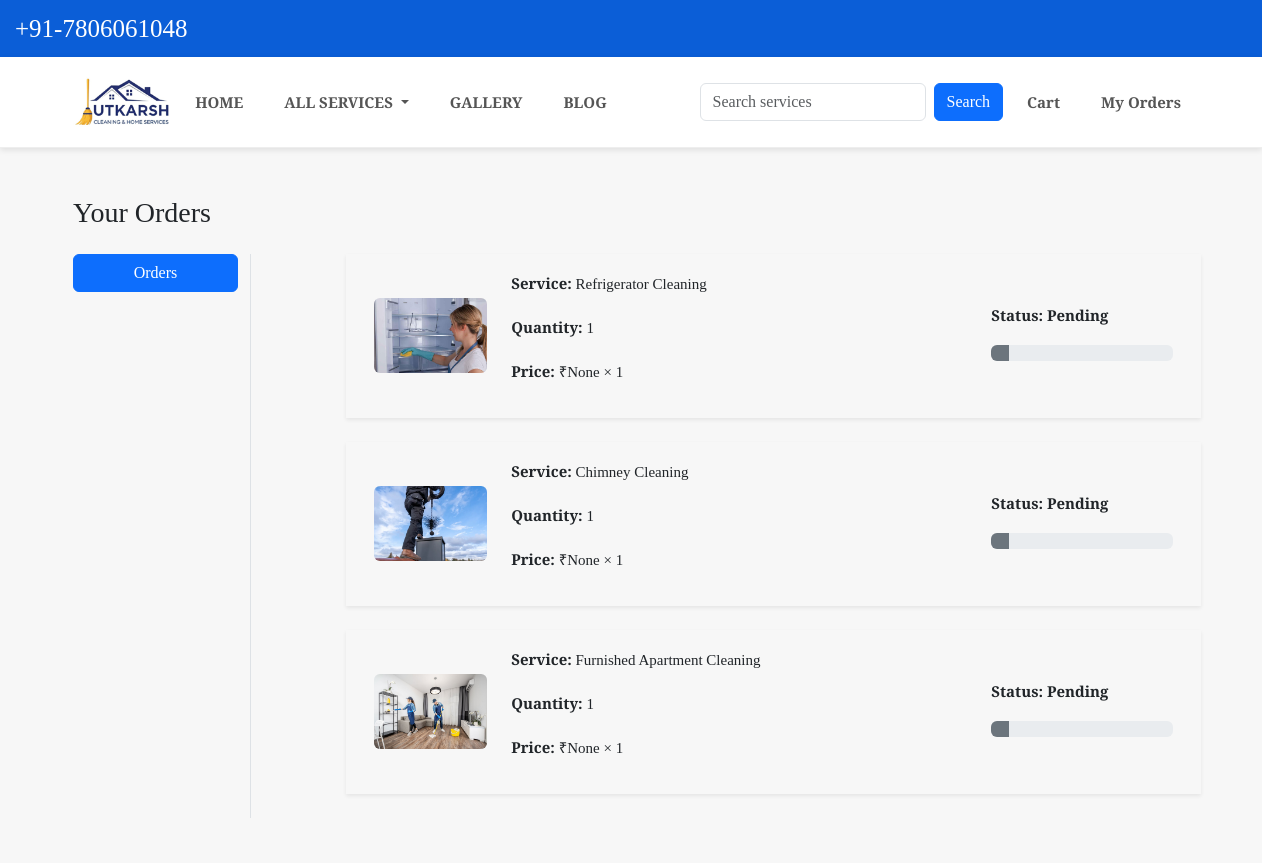
Before: /orders/ (upper part) with the older database file.
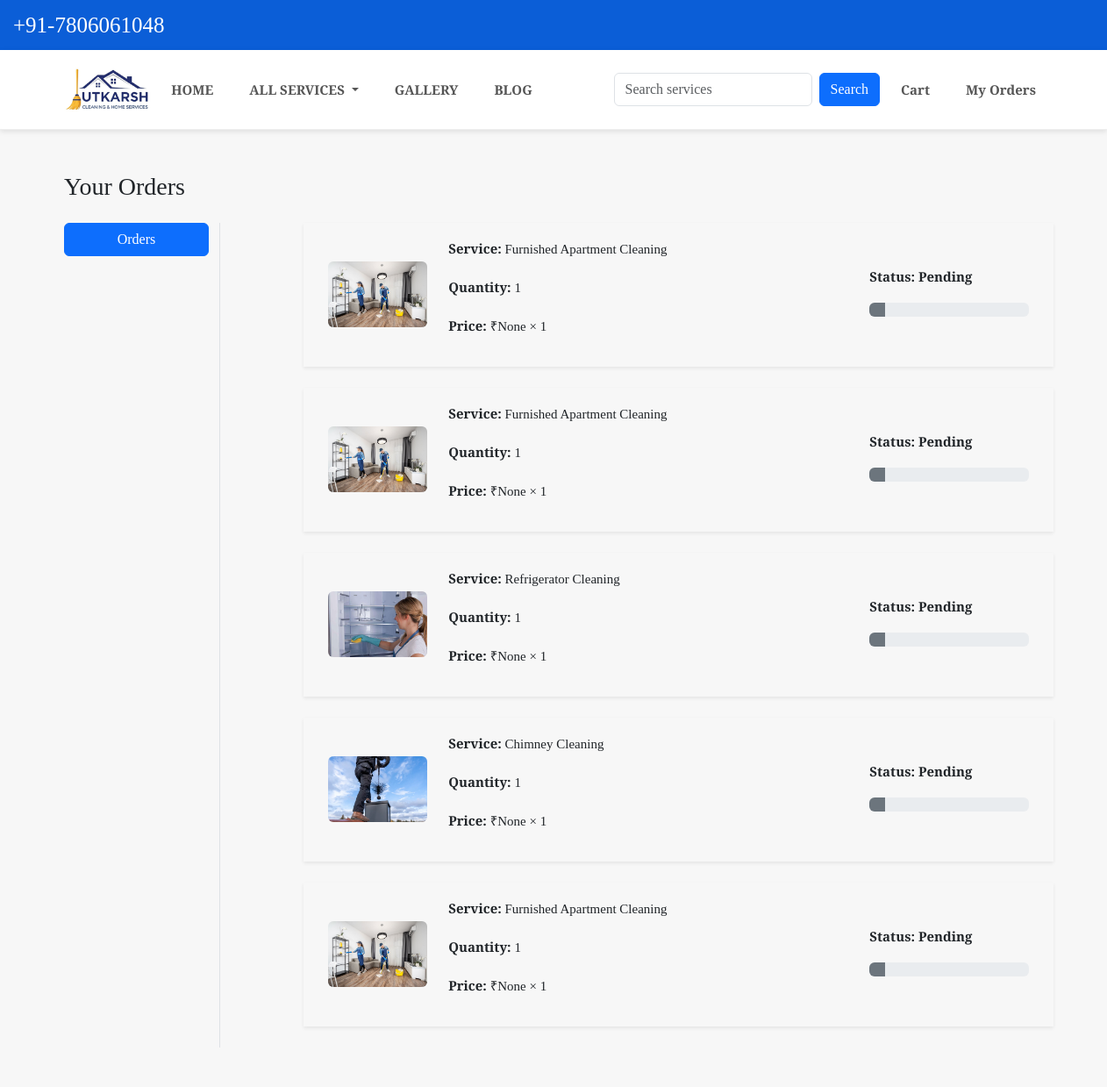
After: the same page with the newer database file.
### app/models.py (models this page shows, shortened)
class OrderPlaced(models.Model):
    STATUS_CHOICES = (
        ('pending', 'Pending'),
        ('accepted', 'Accepted'),
        ('cancelled', 'Cancelled'),
    )
    customer = models.ForeignKey(Customer, on_delete=models.CASCADE)
    product = models.ForeignKey(Product, on_delete=models.CASCADE)
    quantity = models.PositiveIntegerField(default=1)
    price = models.FloatField()
    status = models.CharField(max_length=20, choices=STATUS_CHOICES, default='pending')
    ordered_at = models.DateTimeField(auto_now_add=True)

class Product(models.Model):
    title = models.CharField(max_length=100)
    selling_price = models.FloatField(null=True, blank=True)
    discounted_price = models.FloatField(null=True, blank=True)
    description = models.TextField(blank=True)
    category = models.CharField(choices=CATEGORY_CHOICES, max_length=3)
    product_image = models.ImageField(upload_to='productimg', blank=True, null=True)
    is_service = models.BooleanField(default=False)

### app/views.py (the view)
# urls.py: path('orders/', views.orders, name='orders'),
def orders(request):
    orders = OrderPlaced.objects.filter(
        status='pending'
    ).order_by('-ordered_at')
    return render(request, 'app/orders.html', {
        'order_placed': orders
    })

### app/context_processors.py (called while the page is built)
def cart_count(request):
    count = 0
    if request.session.session_key:
        count = Cart.objects.filter(
            session_key=request.session.session_key
        ).count()
    return {'cart_count': count}

def all_services(request):
    services = Product.objects.all()   # 🔥 TEMP: filter hata do
    return {'all_services': services}

### app/templates/app/orders.html (shortened to what this page needs)
{% extends 'app/base.html' %}
{% load static %}
{% block main-content %}
<div class="container my-5">
  <div class="row">
    <h3 class="mb-4">Your Orders</h3>
    <div class="col-sm-2 border-end">
      <ul class="list-unstyled">
        <li class="d-grid mb-2">
          <a href="{% url 'orders' %}" class="btn btn-primary">Orders</a>
        </li>
      </ul>
    </div>
    <div class="col-sm-9 offset-sm-1">
      {% if order_placed %}
        {% for op in order_placed %}
        <div class="row shadow-sm mb-4 p-3 align-items-center">
          <div class="col-sm-2">
            <img src="{{ op.product.product_image.url }}"
                 class="img-fluid rounded"
                 alt="{{ op.product.title }}">
          </div>
          <div class="col-sm-7">
            <p><strong>Service:</strong> {{ op.product.title }}</p>
            <p><strong>Quantity:</strong> {{ op.quantity }}</p>
            <p>
              <strong>Price:</strong>
              ₹{{ op.product.discounted_price }} × {{ op.quantity }}
            </p>
          </div>
          <div class="col-sm-3 fw-bold">
            <p>Status: {{ op.status|title }}</p>
            {% if op.status == 'pending' %}
              <div class="progress mb-2">
                <div class="progress-bar bg-secondary"
                     role="progressbar"
                     style="width: 10%"
                     aria-valuenow="10"
                     aria-valuemin="0"
                     aria-valuemax="100">
                </div>
              </div>
            {% endif %}
          </div>
        </div>
        {% endfor %}
      {% else %}
        <p>No orders found.</p>
      {% endif %}
    </div>
  </div>
</div>
{% endblock main-content %}

### app/templates/app/base.html (shortened to what this page needs)
<!doctype html>
{% load static %}
<html lang="en">
<head>
  <link href="https://cdn.jsdelivr.net/npm/bootstrap@5.3.2/dist/css/bootstrap.min.css" rel="stylesheet">
  <link rel="stylesheet" href="{% static 'app/css/owl.carousel.min.css' %}">
  <link rel="stylesheet" href="{% static 'app/css/style.css' %}">
  <link rel="stylesheet" href="https://cdnjs.cloudflare.com/ajax/libs/font-awesome/6.5.0/css/all.min.css">
</head>
<body>
<div class="top-bar">
  <div class="top-container">
    <div class="top-phone">
      <span class="number">+91-7806061048</span>
    </div>
  </div>
</div>
<nav class="navbar navbar-expand-lg nakoda-navbar">
  <div class="container">
    <a class="navbar-brand" href="/">
      <img src="{% static 'app/images/banner/logo.jpg' %}" height="50">
    </a>
    <div class="collapse navbar-collapse" id="navbarSupportedContent">
      <ul class="navbar-nav me-auto">
        <li class="nav-item">
          <a class="nav-link" href="/">HOME</a>
        </li>
        <li class="nav-item dropdown">
          <a class="nav-link dropdown-toggle" href="#" data-bs-toggle="dropdown">
            ALL SERVICES
          </a>
        </li>
        <li class="nav-item">
          <a class="nav-link" href="{% url 'gallery' %}">GALLERY</a>
        </li>
        <li class="nav-item">
          <a class="nav-link" href="{% url 'blogs' %}">BLOG</a>
        </li>
      </ul>
      <form class="d-none d-lg-flex me-3" method="get" action="{% url 'search' %}">
        <input class="form-control me-2" type="search" name="query" placeholder="Search services" required>
        <button type="submit" class="btn btn-primary">Search</button>
      </form>
      <ul class="navbar-nav d-none d-lg-flex align-items-center">
        <li class="nav-item">
          <a class="nav-link cart-link" href="{% url 'cart' %}">
            Cart
          </a>
        </li>
        <li class="nav-item">
          <a class="nav-link" href="{% url 'orders' %}">My Orders</a>
        </li>
      </ul>
    </div>
  </div>
</nav>
{% block main-content %}{% endblock main-content %}
</body>
</html>

### app/static/app/css/style.css (style rules this page uses)
body { margin:0; font-family: Arial, sans-serif; background:#f5f5f5; }
* { margin:0; padding:0; box-sizing:border-box; font-family:'Poppins',sans-serif }
body { background:#e7ede8 }
nav { background:#fff; display:flex; justify-content:space-between; padding:15px 40px }
nav ul { list-style:none;display:flex;gap:25px }
nav ul li a { text-decoration:none;color:#333;font-weight:500 }
* { margin: 0; padding: 0; box-sizing: border-box; font-family: Arial, sans-serif; }
body { background: #f7f7f7; }
.navbar { background: #fff; padding: 15px 40px; display: flex; justify-content: space-between; align-items: center; box-shadow: 0 2px 6px rgba(0,0,0,0.1); }

### app/templates/app/base.html (style rules this page uses)
* { font-family:"Libre Baskerville",serif; }
body { font-size:15px;line-height:1.8 }
.top-bar { background:#0b5ed7;color:#fff }
.top-container { max-width:1320px;margin:auto;padding:6px 15px;display:flex;justify-content:space-between }
.top-phone .number { font-size:25px }
.nakoda-navbar { background:#fff;border-bottom:1px solid #eee;position:sticky;top:0;z-index:999 }
.navbar-nav .nav-link { font-weight:700;color:#555!important }
.cart-link { position: relative; padding-right: 22px; }

Changed rows visible on the page:
added OrderPlaced: product.product_image (picture), product "Furnished Apartment Cleaning", quantity "1", product.discounted_price "None", status "Pending"
added OrderPlaced: product.product_image (picture), product "Furnished Apartment Cleaning", quantity "1", product.discounted_price "None", status "Pending"
